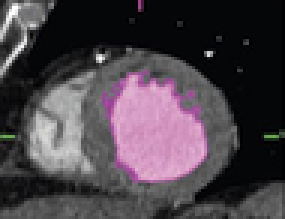
%> input picture ORACM/images/img (10).bmp, 95 x 73 px, shrunk from 172 x 132 before the run (shown 3 times larger); its folder holds 4 pictures in this run
$ octave RUN_ALGORITHMS.m   (GNU Octave 9; MATLAB toolbox functions it lacks are replaced by stand-ins)
%> lines starting %> are read from the running program, lines starting %| are printed output that depends on the picture; in (x1, y1, x2, y2) boxes, pixels count from 0 and x2, y2 are one past the last pixel; in counts of white or black regions, pixels touching at a corner belong together; the program's own positions count from 1
### ORACM/ORACM.m
function [time,itr] = ORACM(Img,show)
    warning('off'); %#ok<WNOFF>
    [row,col] = size(Img);
    phi = ones(row,col); k = 10;
    phi(k:row-k,k:col-k) = -1;
    obj = - phi; objPos = obj >= 0; objNeg = ~objPos;
    itr = 0;
    Area1 = sum(objNeg(:)); Area2 =sum(objPos(:));
    if show
        figure;imshow(Img,[]); hold on;
        contour(obj, [0 0], 'r','LineWidth',4);hold on;
        contour(obj, [0 0], 'g','LineWidth',1.3);hold on;
        title(['ORACM : ',int2str(itr),'th iteration, the total area of the object:',int2str(abs(Area2))]);axis off;
    end
    tic
    while abs(Area2-Area1)>0
        c1 = sum(sum(Img.*objNeg))/sum(sum(objNeg));
        c2 = sum(sum(Img.*objPos))/sum(sum(objPos));
        nImg = Img - (c1 + c2)/2;
        obj = nImg /max(abs(nImg(:)));
        objPos = obj >= 0; objNeg = ~objPos;
        obj = objPos - objNeg;
        Area1= Area2;  Area2 =sum(objPos(:));
        itr = itr + 1;
        if show
            imshow(Img,[]); hold on;
            contour(obj, [0 0], 'r','LineWidth',4);hold on;
            contour(obj, [0 0], 'g','LineWidth',1.3);hold on;
            title(['ORACM1 : ',int2str(itr),'th iteration, the total area of the object:',int2str(abs(Area2))]);axis off;
            drawnow;
        end
    end
    objPos=bwareaopen(objPos,20);
    objPos=imclose(objPos,strel('disk',3)); objNeg = ~objPos;
    obj = objPos - objNeg;
    time = toc;
end

### ORACM/ACMwithSBGFRLS.m
function [time,itr] = ACMwithSBGFRLS(Img,show)
    [row,col] = size(Img);
    u = -ones(row,col);
    u(10:row-10,10:col-10) = 1;
    sigma = 1; G = fspecial('gaussian', 5, sigma);
    delt = 1; mu = 10;itr = 0;
    objPos = u >= 0; objNeg = ~objPos;
    Area1 = sum(u(:)); Area2 =0;
    if show,
        figure;imshow(Img,[]); hold on;
        contour(u, [0 0], 'r','LineWidth',4);hold on;
        contour(u, [0 0], 'g','LineWidth',1.3);hold on;
        title(['ACMwithSBGFRLS : ',int2str(itr),'th iteration, the total area of the object:',int2str(abs(Area2))]);axis off;
    end
    tic
    while abs(Area2-Area1)>0
        c1 = sum(sum(Img.*objNeg))/sum(sum(objNeg));
        c2 = sum(sum(Img.*objPos))/sum(sum(objPos));
        spf = Img - (c1 + c2)/2;
        spf = spf/(max(abs(spf(:))));
        [ux, uy] = gradient(u);
        u = u + delt*(mu*spf.*sqrt(ux.^2 + uy.^2));
        u = (u >= 0) - ( u< 0);
        u = conv2(u, G, 'same');
        objPos = u >= 0; objNeg = ~objPos;
        Area1= Area2;  Area2 =sum(objPos(:));
        itr = itr + 1;
        if show,
            imshow(Img,[]); hold on;
            contour(u, [0 0], 'r','LineWidth',4);hold on;
            contour(u, [0 0], 'g','LineWidth',1.3);hold on;
            title(['ACMwithSBGFRLS : ',int2str(itr),'th iteration, the total area of the object:',int2str(abs(Area2))]);axis off;
            drawnow;
        end
    end
    time = toc;
end

### ORACM/CHENVESE.m
function [time,itr] = CHENVESE(I,show)
    k = 10; [row,col] = size(I);
    mask = zeros(row,col);
    mask (k:row-k,k:col-k)=1;
    mu=0.2; itr = 0;
    phi0 = bwdist(mask)-bwdist(1-mask)+im2double(mask)-.5;
    objPos = phi0 >= 0; objNeg = ~objPos;
    Area1 = sum(objNeg(:)); Area2 =sum(objPos(:));
    if show,
        figure();imshow(I);
        contour(flipud(phi0), [0 0], 'r','LineWidth',4); hold on;
        contour(flipud(phi0), [0 0], 'g','LineWidth',1.3); hold on;
        title(['C-V : ',int2str(itr),'th iteration, the total area of the object:',int2str(abs(Area2))]);axis off;
        drawnow;
    end

    tic
    while abs(Area2-Area1)>0.1
        inidx = find(phi0>=0); % frontground index
        outidx = find(phi0<0); % background index
        force_image = 0; % initial image force for each layer
        c1 = sum(sum(I.*Heaviside(phi0)))/(length(inidx)+eps); % average inside of Phi0
        c2 = sum(sum(I.*(1-Heaviside(phi0))))/(length(outidx)+eps); % verage outside of Phi0
        force_image=force_image-(I-c1).^2+(I-c2).^2;
        kphi0 = kappa(phi0); maxkphi0 = max(max(abs(kphi0)));
        force = force_image + mu*kphi0./maxkphi0;
        force = force./(max(max(abs(force))));
        phi0 = phi0+force;
        objPos=phi0(abs(phi0)<=.5);
        Area1= Area2;  Area2 =sum(objPos(:));
        itr = itr + 1;
        if show,
            imshow(I,'initialmagnification','fit','displayrange',[0 255]);hold on;
            contour(phi0, [0 0], 'r','LineWidth',4);hold on;
            contour(phi0, [0 0], 'g','LineWidth',1.3);hold on;
            title(['C-V : ',int2str(itr),'th iteration, the total area of the object:',int2str(abs(Area2))]);axis off;
            drawnow;
        end
    end
    time = toc;
end

function H=Heaviside(z)
    Epsilon=10^(-5);
    H=zeros(size(z,1),size(z,2));
    idx1=find(z>=Epsilon);
    idx2=find(z<Epsilon & z>-Epsilon);
    H(idx1)=1;
    for i=1:length(idx2)
        H(idx2(i))=1/2*(1+z(idx2(i))/Epsilon+1/pi*sin(pi*z(idx2(i))/Epsilon));
    end;
end

function KG = kappa(I)
    I = double(I);
    [m,n] = size(I);
    P = padarray(I,[1,1],1,'pre');
    P = padarray(P,[1,1],1,'post');

    % central difference
    fy = P(3:end,2:n+1)-P(1:m,2:n+1);
    fx = P(2:m+1,3:end)-P(2:m+1,1:n);
    fyy = P(3:end,2:n+1)+P(1:m,2:n+1)-2*I;
    fxx = P(2:m+1,3:end)+P(2:m+1,1:n)-2*I;
    fxy = 0.25.*(P(3:end,3:end)-P(1:m,3:end)+P(3:end,1:n)-P(1:m,1:n));
    G = (fx.^2+fy.^2).^(0.5);
    K = (fxx.*fy.^2-2*fxy.*fx.*fy+fyy.*fx.^2)./((fx.^2+fy.^2+eps).^(1.5));
    KG = K.*G;
    KG(1,:) = eps;
    KG(end,:) = eps;
    KG(:,1) = eps;
    KG(:,end) = eps;
    KG = KG./max(max(abs(KG)));
end

### ORACM/RUN_ALGORITHMS.m
clear; close all; clc;
list = dir('images\'); list = list(4:end,1);
show = 1; result = zeros(0);
ImageIndex = 1; % SELECT Image from (1-15)
if ~strcmp(list(ImageIndex,1).name,{'.','..','desktop.ini'})
    img = imread(['images\',list(ImageIndex,1).name]);
%> img is the input picture: size 73x95x3 uint8; mean R, G, B 73.7, 65.5, 72.5
    if size(img,3)>1,img = rgb2gray(img);end
    img = double(img);
%> img: size 73x95 double
    [time1,itr1] = ORACM(img,show);
%> in ORACM, `phi(k:row-k,k:col-k) = -1;`:
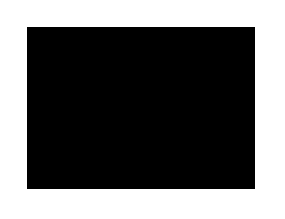
%> phi: size 73x95 double (shown 3 times larger); values -1 (black) and 1 (white), 40.8% white; 1 white region, box (x1, y1, x2, y2) and area: (0, 0, 95, 73) 2831
%> the loop in ORACM, `while abs(Area2-Area1)>0` made 4 passes
%> (c1, c2, Area1, Area2) on passes 2 to 4: (15.17, 123.9, 3419, 3314), (16.68, 125.7, 3314, 3273), (17.28, 126.4, 3273, 3273)
%> (c1, c2, Area2) on pass 1: (40.74, 88.1, 3419)
%> in ORACM, `objPos=bwareaopen(objPos,20);`: objPos: size 73x95 logical; 46.7% white; 4 white regions, box (x1, y1, x2, y2) and area: (0, 16, 79, 73) 2873, (0, 0, 15, 26) 191, (76, 61, 95, 73) 135, (60, 68, 75, 73) 37
%> in ORACM, `objPos=imclose(objPos,strel('disk',3))`: objPos: size 73x95 logical; 49.1% white; 2 white regions, box (x1, y1, x2, y2) and area: (0, 16, 95, 73) 3192, (0, 0, 15, 26) 216
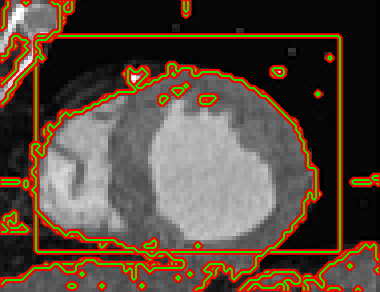
%> figure redrawn from the program's plot data; shown 4 times larger; its title reads 'ORACM1 : 4th iteration, the total area of the object:3273'
%> time1 = 0.606; itr1 = 4
    [time2,itr2] = ACMwithSBGFRLS(img,show);
%> in ACMwithSBGFRLS, `u(10:row-10,10:col-10) = 1;`: u: size 73x95 double; values -1 (black) and 1 (white), 59.2% white; 1 black region, box (x1, y1, x2, y2) and area: (0, 0, 95, 73) 2831
%> the loop in ACMwithSBGFRLS, `while abs(Area2-Area1)>0` made 14 passes
%> (c1, c2, Area1, Area2) on passes 2 to 13: (37.9, 92.16, 3945, 3680), (33.82, 99.68, 3680, 3446), (30.36, 107.7, 3446, 3267), (27.31, 115.3, 3267, 3136), (25.42, 121.3, 3136, 3024), (25.18, 125.1, 3024, 2941), (25.2, 127.9, 2941, 2878), (25.3, 130, 2878, 2828), (25.48, 131.6, 2828, 2788), (25.71, 132.8, 2788, 2769), (25.84, 133.4, 2769, 2756), (25.99, 133.6, 2756, 2754)
%> (c1, c2, Area2) on pass 1: (40.74, 88.1, 3945)
%> pass 1, in ACMwithSBGFRLS, `u = conv2(u, G, 'same');`:
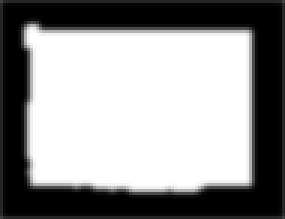
%> u: size 73x95 double (shown 3 times larger); min -1, max 1, mean 0.156; drawn with min black and max white
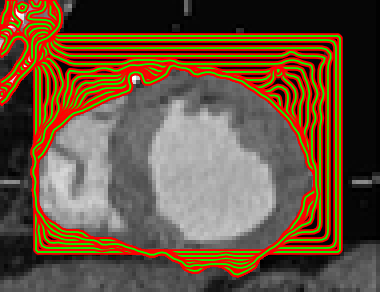
%> figure redrawn from the program's plot data; shown 4 times larger; its title reads 'ACMwithSBGFRLS : 14th iteration, the total area of the object:2754'
%> time2 = 0.637; itr2 = 14
    [time3,itr3] = CHENVESE(img,show);
%> in CHENVESE, `imshow(I)`:
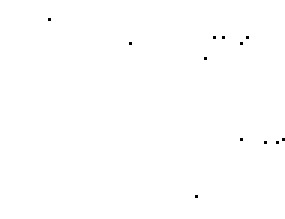
%> displayed picture: size 73x95, on the screen's scale of 0 to 255 (shown 3 times larger); 99.8% white; black in thin lines or dots, all inside (x1, y1, x2, y2) = (16, 6, 95, 66)
%> the loop in CHENVESE, `while abs(Area2-Area1)>0.1` made 45 passes
%> (c1, c2, Area1, Area2) on passes 4, 7, 10, 11, 12, 13, 14, 15, 16, 17, 18, 19: (37.83, 92.12, 65.07, -33.72), (35.51, 95.98, 51.54, -40.11), (32.65, 100.6, 47.16, -44.87), (32.29, 100.9, -44.87, -3.22), (31.77, 101.5, -3.22, 30.18), (30.55, 104.9, 30.18, -43.34), (30.24, 105.1, -43.34, -8.44), (29.73, 106, -8.44, 26.02), (28.94, 108.9, 26.02, -25.27), (28.72, 109.2, -25.27, -0.0245), (28.16, 110.5, -0.0245, 20.2), (27.43, 112.7, 20.2, -20.72)
%> (c1, c2, Area2) on pass 1: (40.74, 88.1, -31.84)
%> after the loop in CHENVESE, `while abs(Area2-Area1)>0.1`:
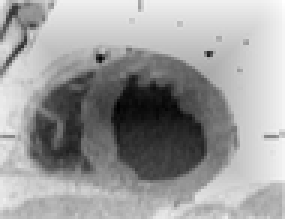
%> phi0: size 73x95 single (shown 3 times larger); min -56.84, max 29.79, mean -3.5; drawn with min black and max white
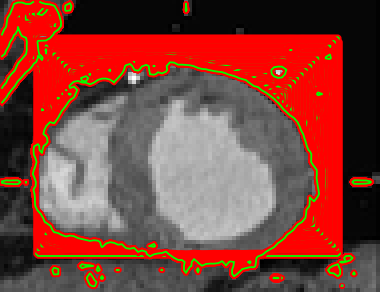
%> figure redrawn from the program's plot data; shown 4 times larger; its title reads 'C-V : 45th iteration, the total area of the object:1'
%> time3 = 3.09; itr3 = 45
end
